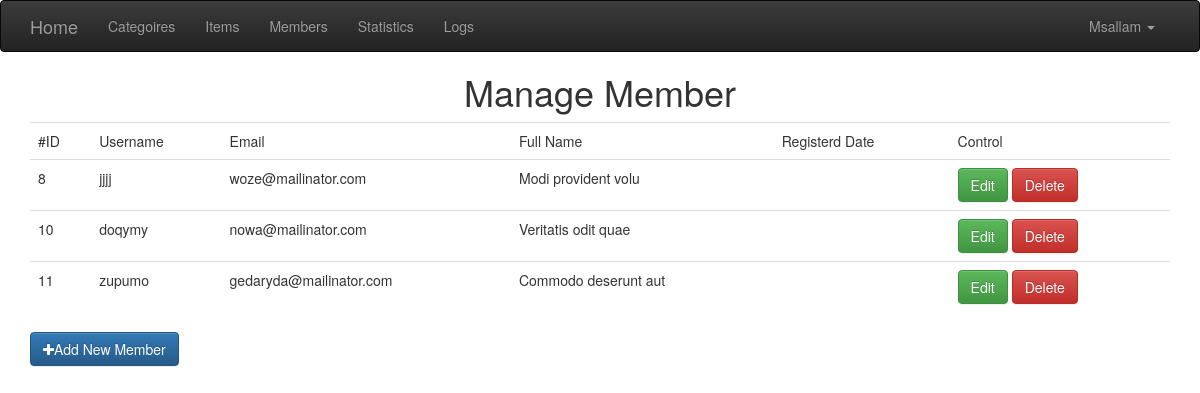
/admin/members.php (signed in), run on the app's committed database.
### tables this page shows
CREATE TABLE `users` (
  `UserID` int(11) NOT NULL,
  `Username` varchar(255) NOT NULL,
  `Password` varchar(255) NOT NULL,
  `Email` varchar(255) NOT NULL,
  `FullName` varchar(255) NOT NULL,
  `GroupID` int(11) NOT NULL DEFAULT 0,
  `TrustStatus` int(11) NOT NULL DEFAULT 0,
  `RegStatus` int(11) NOT NULL DEFAULT 0
);

### admin/members.php (the view, shortened to what this page needs)
<?php
if(isset($_SESSION['username'])){
    include "./init.php";
    $do=isset($_GET['do']) ? $_GET['do'] :'Manage';
    if($do == 'Manage'){
        $stmt= $con->prepare("SELECT * FROM users WHERE GroupID != 1 ");
    $stmt->execute();
    $rows =$stmt->fetchAll();
    ?>
<h1 class="text-center">Manage Member</h1>
    <div class="container">
        <div class="table-responsive">
            <table class="table">
                <tr>
                    <td>#ID</td>
                    <td>Username</td>
                    <td>Email</td>
                    <td>Full Name</td>
                    <td>Registerd Date</td>
                    <td>Control</td>
                </tr>
                 <?php
                     foreach($rows as $row){
                         echo "<tr>";
                         echo "<td>" . $row['UserID'] . "</td>";
                         echo "<td>" . $row['Username'] . "</td>";
                         echo "<td>" . $row['Email'] . "</td>";
                         echo "<td>" . $row['FullName'] . "</td>";
                         echo "<td></td>";
                        echo "<td>
                         <a href='members.php?do=Edit&userid=" . $row['UserID'] . "' class='btn btn-success'>Edit</a>
                         <a href='members.php?do=Delete&userid=" . $row['UserID'] . "' class='btn btn-danger'>Delete</a>
                     </td>";
                         echo"</tr>";
                     }
                    ?>
            </table>
        </div>
        <a href="members.php?do=Add" class="btn btn-primary"><i class="fa fa-plus"></i>Add New Member</a>
            </div>
  <?php
}
    include "./footer.php";
}else{
    header('location:index.php');
    exit();
}
?>

### admin/header.php (shortened to what this page needs)
<!DOCTYPE html>
<html lang="en">
<head>
<link rel="stylesheet" href="/ecommerce/admin/layout/css/backend.css">
<link rel="stylesheet" href="https://maxcdn.bootstrapcdn.com/bootstrap/3.3.6/css/bootstrap.min.css">
<link rel="stylesheet" href="https://maxcdn.bootstrapcdn.com/bootstrap/3.3.6/css/bootstrap-theme.min.css">
<link rel="stylesheet" href="https://cdnjs.cloudflare.com/ajax/libs/font-awesome/4.7.0/css/font-awesome.min.css">
</head>
<body>

### admin/init.php (shortened to what this page needs)
<?php
include "./header.php";
if(!isset($noNavbar)){
    include "./navbar.php";
}
?>

### admin/navbar.php (shortened to what this page needs)
<nav class="navbar navbar-inverse">
  <div class="container">
    <div class="navbar-header">
      <a class="navbar-brand" href="#">Home</a>
    </div>
    <div class="collapse navbar-collapse" id="app-nav">
      <ul class="nav navbar-nav">
        <li ><a href="#">Categoires </a></li>
        <li ><a href="#">Items </a></li>
        <li ><a href="#">Members </a></li>
        <li ><a href="#">Statistics </a></li>
        <li ><a href="#">Logs </a></li>
      </ul>
      <ul class="nav navbar-nav navbar-right">
        <li class="dropdown">
          <a href="#" class="dropdown-toggle" data-toggle="dropdown" role="button" aria-haspopup="true" aria-expanded="false">Msallam <span class="caret"></span></a>
        </li>
      </ul>
    </div>
  </div>
</nav>

### admin/footer.php (shortened to what this page needs)
</body>
</html>

### admin/layout/css/backend.css (style rules this page uses)
body { background-color: #f4f4f4; font-size: 16px; }
.navbar { border-radius: 0; margin-bottom: 0; }
.nav > li > a, .navbar-brand { padding: 15px 12px; }
.navbar-brand { font-size: 1em; }

### data on the page
users: UserID "8", Username "jjjj", Email "woze@mailinator.com", FullName "Modi provident volu"
users: UserID "10", Username "doqymy", Email "nowa@mailinator.com", FullName "Veritatis odit quae"
users: UserID "11", Username "zupumo", Email "gedaryda@mailinator.com", FullName "Commodo deserunt aut"
